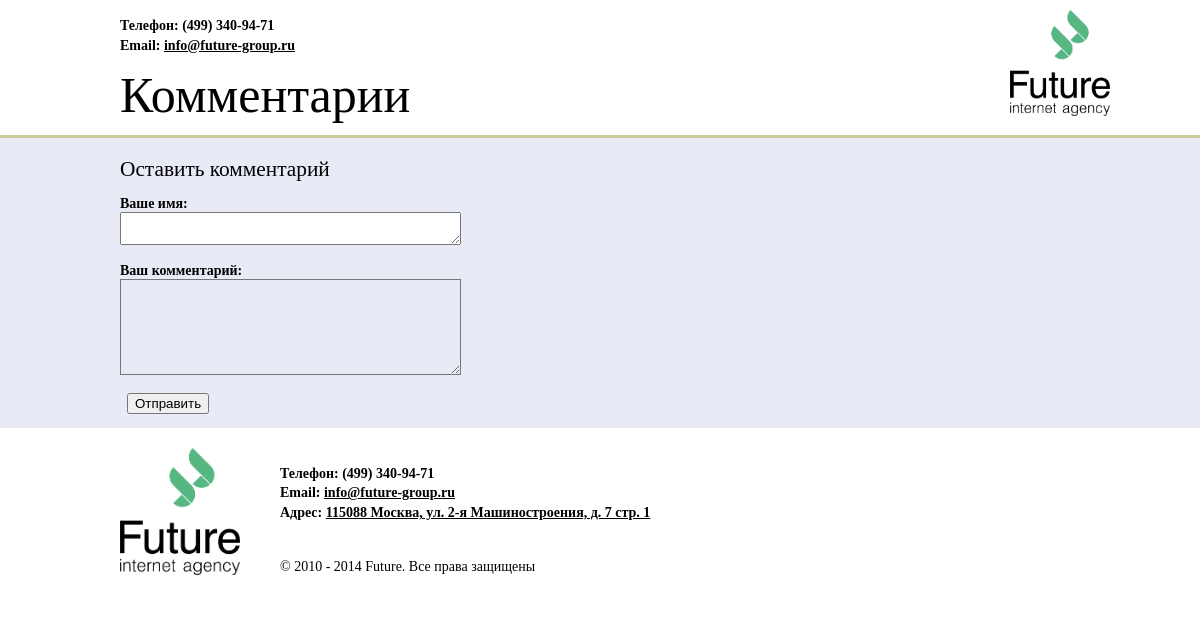
/, run on an earlier commit of the app's database.
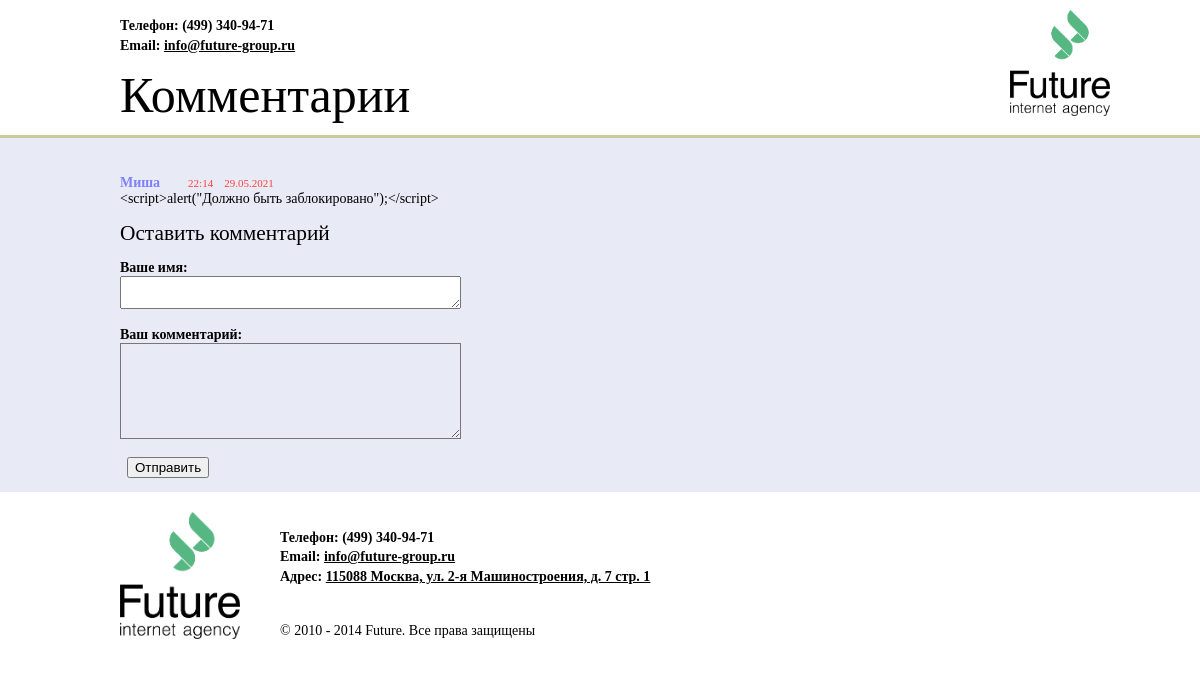
And on a later commit of the database.
### tables this page shows
CREATE TABLE `comments` (
  `id` int NOT NULL AUTO_INCREMENT,
  `nickname` tinytext NOT NULL,
  `content` text NOT NULL,
  `created_at` datetime NOT NULL,
  `is_visible` tinyint(1) NOT NULL DEFAULT '1',
  `active` tinyint unsigned NOT NULL DEFAULT '0',
  PRIMARY KEY (`id`)
);

### test2/conn/DatabaseManager.php (called while the page is built, shortened)
<?php
    class DatabaseManager {
        public static function querySelect()
        {
            $query = "SELECT *
                FROM comments
                WHERE is_visible = 1
                ORDER BY created_at DESC";
            return $query;
        }
    }

### test2/addcom.php (called while the page is built, shortened)
<?php
    try {
        ContentMaker::getContent();
    } catch (\PDOException $e) {
        print "Ошибка выполнения запроса: " . $e->getMessage();
    }

### test2/contentmakers/ContentMaker.php (the view, shortened to what this page needs)
<?php
    class ContentMaker {
        public static function getContent()
        {
            $pdo = \Conn\DatabaseManager::getConnection();
            $com = $pdo->query(\Conn\DatabaseManager::querySelect());
            while($comments = $com->fetch()) {
                $comments['nickname'] = htmlentities($comments['nickname'], ENT_QUOTES|ENT_HTML5);
                $comments['content'] = nl2br(htmlentities($comments['content'], ENT_QUOTES|ENT_HTML5));
                $pattern1 = ['-', ' '];
                $data1 = str_replace($pattern1, ":", $comments['created_at']);
                $dataArr = explode(":", $data1);
                $dataParsed = "{$dataArr[3]}:{$dataArr[4]}&nbsp&nbsp&nbsp&nbsp{$dataArr[2]}.{$dataArr[1]}.{$dataArr[0]}";
                print "<div>". "</br></br>".
                "<span class='author'>{$comments['nickname']}&nbsp&nbsp&nbsp&nbsp&nbsp&nbsp&nbsp&nbsp</span>" .
                "<span class='date'>{$dataParsed}</span>" . "</br>" .
                "<span class='content'>{$comments['content']}</span>".
                "</div>";
            }
        }
    }

### index.php (shortened to what this page needs)
<!DOCTYPE html>
<html lang='ru'>
    <head>
    <link rel="stylesheet" href="test2/CSS/index.css">
    </head>
    <body>
    <div id='form'>
        <div class='header'>
            <div class='head1'>
                <br><span class='info'>Телефон: (499) 340-94-71</span>
                <br><span class='info'>Email: </span><span class='info' style="text-decoration: underline">info@future-group.ru</span>
                <br><span class='info2'>Комментарии</span>
            </div>
            <div class='head2'><img src="test2/future_internet_agency.png" alt="logotype" width="100" heigh="100"></div>
        </div>
        <div class='center'>
            <div id='getcomment'> <?php require 'test2/addcom.php';?> </div>
            <p>
                <span style="font-size: 16pt"> Оставить комментарий </span>
            </p>
            <p>
                <span style="font-weight: bold">Ваше имя:</span>
                <span>
                    </br><textarea rows='1' cols='40'  id='nickname' type='text'></textarea>
                </span>
            </p>
            <p>
                <span style="font-weight: bold">Ваш комментарий:</span>
                <span>
                    </br><textarea style="background: #e8eaf6" rows='6' cols='40'  id='content' type='text'></textarea>
                </span>
            </p>
            <p>
                <span class='ttl'>&nbsp;</span>
                <span class='fld'>
                    <input id='submit-id' name='submit-id' type='submit' value='Отправить' />
                </span>
            </p>
        </div>
        <div class='footer'>
            <div class='foot1'><img src="test2/future_internet_agency.png" alt="logotype" width="120" heigh="120" align='left'></div>
            <div class='foot2'>
                <br><span class='info'>Телефон: (499) 340-94-71</span>
                <br><span class='info'>Email: </span><span class='info' style="text-decoration: underline">info@future-group.ru</span>
                <br><span class='info'>Адрес: </span><span class='info' style="text-decoration: underline">115088 Москва, ул. 2-я Машиностроения, д. 7 стр. 1</span>
                <br><br><span style="line-height: 4">&copy 2010 - 2014 Future. Все права защищены</span>
            </div>
        </div>
    </div>
    </body>
    </html>

### test2/CSS/index.css (style rules this page uses)
body { font-family: Times New Roman; font-size: 14px; width: auto; margin: 0 auto; max-width: 1235px; }
.header { padding-left: 10%; padding-right: 10%; width: 990px; height: 33%; background: #fff; border-bottom: solid 3px #CCCC99; margin: 0 auto; display: flex; justify-content: space-between; }
.header .head1 { width: 500px; height: 100%; float: none; }
.header .head2 { width: 100px; height: 100%; float: none; margin-top: 10px; }
.center { width: 990px; height: 49%; padding-right: 10%; padding-left: 10%; margin: 0 auto; float: none; background: #e8eaf6; }
.footer { display: flex; justify-content: flex-start; width: 990px; height: 18%; padding-left: 10%; padding-right: 10%; background: #fff; margin: 0 auto; padding-top: 20px; }
.footer .foot1 { width: 160px; height: 50%; float: right; }
.footer .foot2 { width: 500px; height: 50%; float: right; }
#form { width: 100%; background: #e8eaf6; float: none; position: static; bottom: 0px; left: 0px; }
#getcomment { width: 100%; background: #e8eaf6; padding-top: 5px; float: none; position: static; bottom: 0px; left: 0px; }
#nickname { color: #8080FF; line-height: 2; }
.info { font-weight: bold; line-height: 140%; font-size: 14px; }
.info2 { font-weight: normal; line-height: 160%; font-size: 50px; }
.author { font-weight: 600; color: #8080FF; }
.date { font-weight: 100; font-stretch: semi-condensed; color: #FF4040; font-size: 11px; }

What changed in the data, as far as the page shows it:
added comments: nickname "Миша", created_at "22:14 29.05.2021", content "<script>alert(\"Должно быть заблокировано\");</script>"
